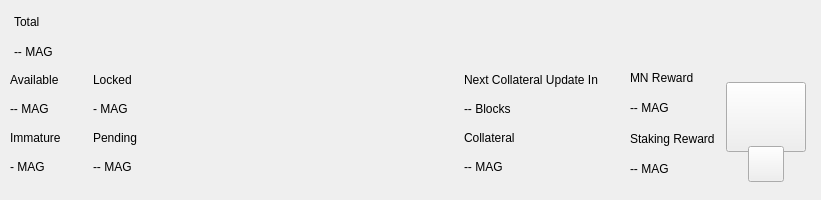
<?xml version="1.0" encoding="UTF-8"?>
<ui version="4.0">
 <class>TopBar</class>
 <widget class="QWidget" name="TopBar">
  <property name="geometry">
   <rect>
    <x>0</x>
    <y>0</y>
    <width>821</width>
    <height>200</height>
   </rect>
  </property>
  <property name="minimumSize">
   <size>
    <width>0</width>
    <height>200</height>
   </size>
  </property>
  <property name="maximumSize">
   <size>
    <width>16777215</width>
    <height>200</height>
   </size>
  </property>
  <property name="windowTitle">
   <string>Form</string>
  </property>
  <layout class="QVBoxLayout" name="verticalLayout_10" stretch="0">
   <property name="spacing">
    <number>0</number>
   </property>
   <property name="leftMargin">
    <number>0</number>
   </property>
   <property name="topMargin">
    <number>0</number>
   </property>
   <property name="rightMargin">
    <number>0</number>
   </property>
   <property name="bottomMargin">
    <number>0</number>
   </property>
   <item>
    <widget class="PFBorderImage" name="containerTop">
     <layout class="QVBoxLayout" name="verticalLayout_11">
      <property name="spacing">
       <number>0</number>
      </property>
      <property name="leftMargin">
       <number>0</number>
      </property>
      <property name="topMargin">
       <number>0</number>
      </property>
      <property name="rightMargin">
       <number>0</number>
      </property>
      <property name="bottomMargin">
       <number>0</number>
      </property>
      <item>
       <widget class="QWidget" name="top_container_2" native="true">
        <property name="minimumSize">
         <size>
          <width>0</width>
          <height>65</height>
         </size>
        </property>
        <layout class="QHBoxLayout" name="top_container">
         <property name="spacing">
          <number>0</number>
         </property>
         <property name="leftMargin">
          <number>14</number>
         </property>
         <property name="topMargin">
          <number>0</number>
         </property>
         <property name="rightMargin">
          <number>14</number>
         </property>
         <property name="bottomMargin">
          <number>0</number>
         </property>	
         <item alignment="Qt::AlignVCenter">
          <widget class="QWidget" name="widgetTopAmount" native="true">
           <property name="sizePolicy">
            <sizepolicy hsizetype="Preferred" vsizetype="Maximum">
             <horstretch>0</horstretch>
             <verstretch>0</verstretch>
            </sizepolicy>
           </property>
           <layout class="QHBoxLayout" name="horizontalLayout_5">
            <property name="spacing">
             <number>5</number>
            </property>
            <property name="leftMargin">
             <number>0</number>
            </property>
            <property name="topMargin">
             <number>0</number>
            </property>
            <property name="rightMargin">
             <number>0</number>
            </property>
            <property name="bottomMargin">
             <number>0</number>
            </property>
           </layout>
          </widget>
         </item>
		<item>
		<layout class="QHBoxLayout" name="horizontalLayout_4">
			<property name="spacing">
			<number>12</number>
			</property>
			<property name="rightMargin">
			<number>0</number>
			</property>
			<item>
			<widget class="QWidget" name="widgetAmount" native="true">
		<layout class="QVBoxLayout" name="verticalLayout_2">
			<property name="spacing">
			<number>2</number>
			</property>
			<property name="leftMargin">
			<number>0</number>
			</property>
			<property name="topMargin">
			<number>8</number>
			</property>
			<property name="rightMargin">
			<number>0</number>
			</property>
			<property name="bottomMargin">
			<number>0</number>
			</property>
			<item>
			<widget class="QLabel" name="labelTitle1">
			<property name="text">
			<string>Total</string>
			</property>
			</widget>
			</item>
			<item>
			<widget class="QLabel" name="labelAmountMag">
			<property name="text">
			<string notr="true">-- MAG</string>
			</property>
			</widget>
			</item>
			</layout>
			</widget>
			</item>
			<item alignment="Qt::AlignVCenter">
			<widget class="QWidget" name="widgetTopAmount" native="true">
			<property name="sizePolicy">
			<sizepolicy hsizetype="Preferred" vsizetype="Maximum">
			<horstretch>0</horstretch>
			<verstretch>0</verstretch>
			</sizepolicy>
			</property>
		<layout class="QHBoxLayout" name="horizontalLayout_5">
			<property name="spacing">
			<number>0</number>
			</property>
			<property name="leftMargin">
			<number>0</number>
			</property>
			<property name="topMargin">
			<number>0</number>
			</property>
			<property name="rightMargin">
			<number>0</number>
			</property>
			<property name="bottomMargin">
			<number>0</number>
			</property>
			</layout>
			</widget>
			</item>
			<item>
			<spacer name="horizontalSpacer">
			<property name="orientation">
			<enum>Qt::Horizontal</enum>
			</property>
			<property name="sizeHint" stdset="0">
			<size>
			<width>40</width>
			<height>20</height>
			</size>
			</property>
			</spacer>
			</item>
			<item alignment="Qt::AlignRight">
			<widget class="QWidget" name="layoutSync" native="true">
			<property name="minimumSize">
			<size>
			<width>0</width>
			<height>36</height>
			</size>
			</property>
			<property name="maximumSize">
			<size>
			<width>16777215</width>
			<height>36</height>
			</size>
			</property>
		<layout class="QVBoxLayout" name="verticalLayout_9">
			<property name="leftMargin">
			<number>0</number>
			</property>
			<property name="topMargin">
			<number>0</number>
			</property>
			<property name="rightMargin">
			<number>0</number>
			</property>
			<property name="bottomMargin">
			<number>0</number>
			</property>
			<item>
			<widget class="ExpandableButton" name="pushButtonSync" native="true">
			<property name="minimumSize">
			<size>
			<width>36</width>
			<height>36</height>
			</size>
			</property>
			<property name="maximumSize">
			<size>
			<width>16777215</width>
			<height>36</height>
			</size>
			</property>
			</widget>
			</item>
			</layout>
			</widget>
			</item>
			<item>
			<widget class="ExpandableButton" name="pushButtonHDUpgrade" native="true">
			<property name="minimumSize">
			<size>
			<width>36</width>
			<height>36</height>
			</size>
			</property>
			</widget>
			</item>
			<item>
			<widget class="ExpandableButton" name="pushButtonStack" native="true">
			<property name="minimumSize">
			<size>
			<width>36</width>
			<height>36</height>
			</size>
			</property>
			</widget>
			</item>
			<item>
			<widget class="ExpandableButton" name="pushButtonMasternodes" native="true">
			<property name="minimumSize">
			<size>
			<width>36</width>
			<height>36</height>
			</size>
			</property>
			<property name="maximumSize">
			<size>
			<width>16777215</width>
			<height>36</height>
			</size>
			</property>
			</widget>
			</item>
			<item>
			<widget class="ExpandableButton" name="pushButtonConf" native="true">
			<property name="minimumSize">
			<size>
			<width>36</width>
			<height>36</height>
			</size>
			</property>
			<property name="maximumSize">
			<size>
			<width>16777215</width>
			<height>36</height>
			</size>
			</property>
			</widget>
			</item>
			<item>
			<widget class="ExpandableButton" name="pushButtonConnection" native="true">
			<property name="minimumSize">
			<size>
			<width>36</width>
			<height>36</height>
			</size>
			</property>
			</widget>
			</item>
			<item>
			<widget class="ExpandableButton" name="pushButtonLock" native="true">
			<property name="sizePolicy">
			<sizepolicy hsizetype="Expanding" vsizetype="Expanding">
			<horstretch>0</horstretch>
			<verstretch>0</verstretch>
			</sizepolicy>
			</property>
			<property name="minimumSize">
			<size>
			<width>36</width>
			<height>0</height>
			</size>
			</property>
			</widget>
			</item>
			<item>
			<widget class="ExpandableButton" name="pushButtonTheme" native="true">
			<property name="minimumSize">
			<size>
			<width>36</width>
			<height>36</height>
			</size>
			</property>
			<property name="maximumSize">
			<size>
			<width>16777215</width>
			<height>36</height>
			</size>
			</property>
			</widget>
			</item>
			</layout>
			</item>
        </layout>
       </widget>
      </item>
      <item>
       <widget class="QWidget" name="bottom_container" native="true">
        <property name="minimumSize">
         <size>
          <width>0</width>
          <height>135</height>
         </size>
        </property>
        <layout class="QHBoxLayout" name="botton_container">
         <property name="leftMargin">
          <number>10</number>
         </property>
         <property name="topMargin">
          <number>0</number>
         </property>
         <property name="rightMargin">
          <number>10</number>
         </property>
         <property name="bottomMargin">
          <number>10</number>
         </property>
		<item>
		<layout class="QHBoxLayout" name="horizontalLayout_3">
			<property name="spacing">
			<number>0</number>
			</property>
			<property name="bottomMargin">
			<number>9</number>
			</property>
			<item>
			<layout class="QVBoxLayout" name="verticalLayout_7">
			<property name="spacing">
			<number>0</number>
			</property>
			<property name="leftMargin">
			<number>0</number>
			</property>
			<property name="rightMargin">
			<number>0</number>
			</property>
			<item>
		<layout class="QHBoxLayout" name="horizontalLayout_2">
			<property name="spacing">
			<number>0</number>
			</property>
			<item>
		<layout class="QVBoxLayout" name="verticalLayout_6">
			<item>
			<widget class="QLabel" name="labelTitle5">
			<property name="text">
			<string>Available</string>
			</property>
			</widget>
			</item>
			<item>
			<widget class="QLabel" name="labelAvailableMag">
			<property name="text">
			<string>-- MAG</string>
			</property>
			</widget>
			</item>
			<item>
			<widget class="QLabel" name="labelTitle4">
			<property name="text">
			<string>Immature</string>
			</property>
			</widget>
			</item>
			<item>
			<widget class="QLabel" name="labelImmatureMag">
			<property name="text">
			<string notr="true">- MAG</string>
			</property>
			</widget>
			</item>
			</layout>
			</item>
			<item>
		<layout class="QVBoxLayout" name="verticalLayout_8">
			<property name="leftMargin">
			<number>32</number>
			</property>
			<item>
			<widget class="QLabel" name="labelTitle6">
			<property name="text">
			<string>Locked</string>
			</property>
			</widget>
			</item>
			<item>
			<widget class="QLabel" name="labelLockedMag">
			<property name="text">
			<string>- MAG</string>
			</property>
			</widget>
			</item>
			<item>
			<widget class="QLabel" name="labelTitle3">
			<property name="text">
			<string>Pending</string>
			</property>
			</widget>
			</item>
			<item>
			<widget class="QLabel" name="labelPendingMag">
			<property name="text">
			<string notr="true">-- MAG</string>
			</property>
			</widget>
			</item>
			</layout>
			</item>
			</layout>
			</item>
			</layout>
			</item>
			</layout>
			</item>	
         <item>
          <spacer name="horizontalSpacer_2">
           <property name="orientation">
            <enum>Qt::Horizontal</enum>
           </property>
           <property name="sizeHint" stdset="0">
            <size>
             <width>20</width>
             <height>20</height>
            </size>
           </property>
          </spacer>
         </item>
         <item>
          <layout class="QHBoxLayout" name="horizontalLayout_6">
           <property name="spacing">
            <number>0</number>
           </property>
           <property name="rightMargin">
            <number>0</number>
           </property>
           <property name="bottomMargin">
            <number>9</number>
           </property>
           <item>
            <layout class="QVBoxLayout" name="verticalLayout_5">
             <item>
              <widget class="QLabel" name="labelMasternodesTitle">
               <property name="text">
                <string>Next Collateral Update In</string>
               </property>
              </widget>
             </item>
             <item>
               <widget class="QLabel" name="labelNextCollateralBlocks">
                <property name="text">
                 <string notr="true">-- Blocks</string>
                </property>
               </widget>
              </item>
             <item>
              <widget class="QLabel" name="labelTitle8">
               <property name="text">
                <string>Collateral</string>
               </property>
              </widget>
             </item>
             <item>
              <widget class="QLabel" name="labelCollateralMag">
               <property name="text">
                <string notr="true">-- MAG</string>
               </property>
              </widget>
             </item>
            </layout>
           </item>
           <item>
            <widget class="QWidget" name="widgetNextCollateral" native="true">
             <layout class="QVBoxLayout" name="verticalLayout_12">
              <property name="leftMargin">
               <number>32</number>
              </property>
              <property name="topMargin">
               <number>0</number>
              </property>
              <property name="rightMargin">
               <number>0</number>
              </property>
              <property name="bottomMargin">
               <number>0</number>
              </property>
				 <item>
               <widget class="QLabel" name="labelMNReward">
                <property name="text">
                 <string>MN Reward</string>
                </property>
               </widget>
              </item>
              <item>
               <widget class="QLabel" name="labelMNRewardvalue">
                <property name="text">
                 <string>-- MAG</string>
                </property>
               </widget>
              </item>
              <item>
               <widget class="QLabel" name="labelStakingReward">
                <property name="text">
                 <string>Staking Reward</string>
                </property>
               </widget>
              </item>
              <item>
               <widget class="QLabel" name="labelStakingRewardvalue">
                <property name="text">
                 <string notr="true">-- MAG</string>
                </property>
               </widget>
              </item>
             </layout>
            </widget>
           </item>
          </layout>
         </item>
         <item alignment="Qt::AlignHCenter|Qt::AlignVCenter">
          <widget class="QWidget" name="qrContainer" native="true">
           <property name="sizePolicy">
            <sizepolicy hsizetype="Preferred" vsizetype="Minimum">
             <horstretch>0</horstretch>
             <verstretch>0</verstretch>
            </sizepolicy>
           </property>
           <property name="minimumSize">
            <size>
             <width>90</width>
             <height>110</height>
            </size>
           </property>
           <property name="maximumSize">
            <size>
             <width>90</width>
             <height>110</height>
            </size>
           </property>
           <layout class="QVBoxLayout" name="containerQR">
            <property name="spacing">
             <number>0</number>
            </property>
            <property name="leftMargin">
             <number>5</number>
            </property>
            <property name="topMargin">
             <number>10</number>
            </property>
            <property name="rightMargin">
             <number>5</number>
            </property>
            <property name="bottomMargin">
             <number>0</number>
            </property>
            <item>
             <widget class="QPushButton" name="btnQr">
              <property name="minimumSize">
               <size>
                <width>70</width>
                <height>70</height>
               </size>
              </property>
              <property name="maximumSize">
               <size>
                <width>16777215</width>
                <height>70</height>
               </size>
              </property>
              <property name="focusPolicy">
               <enum>Qt::NoFocus</enum>
              </property>
              <property name="text">
               <string/>
              </property>
              <property name="iconSize">
               <size>
                <width>70</width>
                <height>70</height>
               </size>
              </property>
             </widget>
            </item>
            <item>
             <spacer name="verticalSpacer">
              <property name="orientation">
               <enum>Qt::Vertical</enum>
              </property>
              <property name="sizeType">
               <enum>QSizePolicy::Fixed</enum>
              </property>
              <property name="sizeHint" stdset="0">
               <size>
                <width>20</width>
                <height>20</height>
               </size>
              </property>
             </spacer>
            </item>
            <item alignment="Qt::AlignHCenter|Qt::AlignBottom">
             <widget class="QPushButton" name="pushButtonQR">
              <property name="minimumSize">
               <size>
                <width>36</width>
                <height>36</height>
               </size>
              </property>
              <property name="maximumSize">
               <size>
                <width>36</width>
                <height>36</height>
               </size>
              </property>
              <property name="focusPolicy">
               <enum>Qt::NoFocus</enum>
              </property>
              <property name="text">
               <string/>
              </property>
             </widget>
            </item>
           </layout>
          </widget>
         </item>
        </layout>
       </widget>
      </item>
     </layout>
    </widget>
   </item>
  </layout>
 </widget>
 <customwidgets>
  <customwidget>
   <class>PFBorderImage</class>
   <extends>QFrame</extends>
   <header>qt/magnus/pfborderimage.h</header>
   <container>1</container>
  </customwidget>
  <customwidget>
   <class>ExpandableButton</class>
   <extends>QWidget</extends>
   <header>qt/magnus/expandablebutton.h</header>
   <container>1</container>
  </customwidget>
 </customwidgets>
 <resources/>
 <connections/>
</ui>
